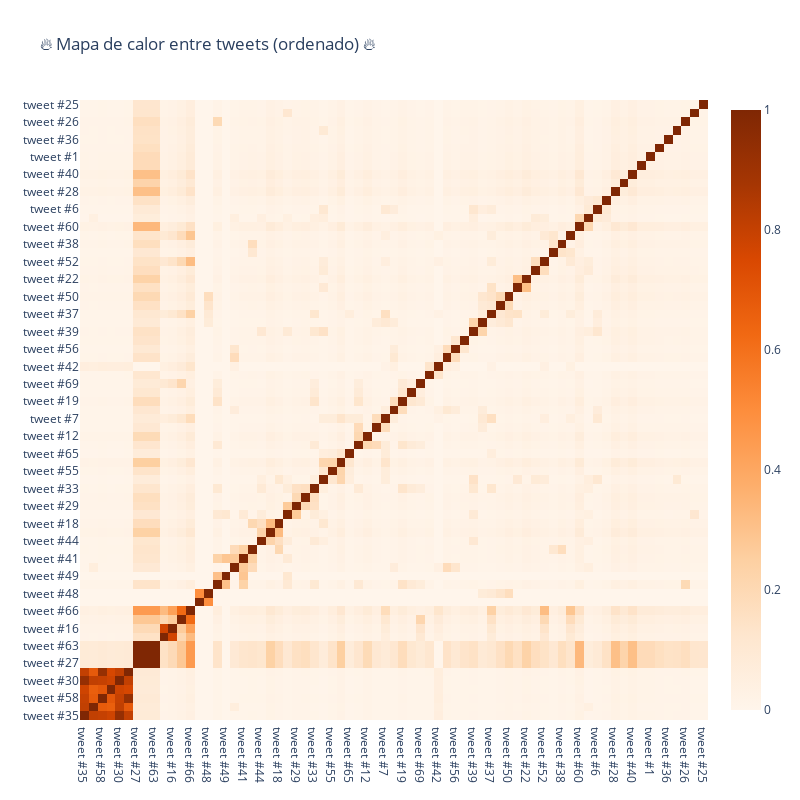

Notebook cell for this chart:
### Code cell
trace = go.Heatmap(z=temp2.values.tolist(),
                   x=temp2.index.values,
                   y=temp2.columns.values,
                   colorscale='Oranges')

layout = go.Layout(title='🔥 Mapa de calor entre tweets (ordenado) 🔥',
                  width=800, height=800)

fig = go.Figure(data=[trace],layout=layout)
iplot(fig)

### Figure 1 — Plotly figure (JSON) as saved in the notebook; plotly's stock layout.template omitted (floating-point values rounded to 4 significant figures; data arrays with more than 128 entries replaced by an {"elided": "..."} marker saying what was removed)
{"data": [{"colorscale": [[0, "rgb(255,245,235)"], [0.125, "rgb(254,230,206)"], [0.25, "rgb(253,208,162)"], [0.375, "rgb(253,174,107)"], [0.5, "rgb(253,141,60)"], [0.625, "rgb(241,105,19)"], [0.75, "rgb(217,72,1)"], [0.875, "rgb(166,54,3)"], [1, "rgb(127,39,4)"]], "type": "heatmap", "x": ["tweet #35", "tweet #24", "tweet #58", "tweet #4", "tweet #30", "tweet #68", "tweet #27", "tweet #32", "tweet #63", "tweet #15", "tweet #16", "tweet #5", "tweet #66", "tweet #67", "tweet #48", "tweet #31", "tweet #49", "tweet #8", "tweet #41", "tweet #47", "tweet #44", "tweet #57", "tweet #18", "tweet #62", "tweet #29", "tweet #61", "tweet #33", "tweet #3", "tweet #55", "tweet #53", "tweet #65", "tweet #70", "tweet #12", "tweet #2", "tweet #7", "tweet #20", "tweet #19", "tweet #10", "tweet #69", "tweet #9", "tweet #42", "tweet #13", "tweet #56", "tweet #23", "tweet #39", "tweet #34", "tweet #37", "tweet #14", "tweet #50", "tweet #43", "tweet #22", "tweet #54", "tweet #52", "tweet #59", "tweet #38", "tweet #46", "tweet #60", "tweet #51", "tweet #6", "tweet #11", "tweet #28", "tweet #21", "tweet #40", "tweet #45", "tweet #1", "tweet #17", "tweet #36", "tweet #64", "tweet #26", "tweet #0", "tweet #25"], "y": ["tweet #35", "tweet #24", "tweet #58", "tweet #4", "tweet #30", "tweet #68", "tweet #27", "tweet #32", "tweet #63", "tweet #15", "tweet #16", "tweet #5", "tweet #66", "tweet #67", "tweet #48", "tweet #31", "tweet #49", "tweet #8", "tweet #41", "tweet #47", "tweet #44", "tweet #57", "tweet #18", "tweet #62", "tweet #29", "tweet #61", "tweet #33", "tweet #3", "tweet #55", "tweet #53", "tweet #65", "tweet #70", "tweet #12", "tweet #2", "tweet #7", "tweet #20", "tweet #19", "tweet #10", "tweet #69", "tweet #9", "tweet #42", "tweet #13", "tweet #56", "tweet #23", "tweet #39", "tweet #34", "tweet #37", "tweet #14", "tweet #50", "tweet #43", "tweet #22", "tweet #54", "tweet #52", "tweet #59", "tweet #38", "tweet #46", "tweet #60", "tweet #51", "tweet #6", "tweet #11", "tweet #28", "tweet #21", "tweet #40", "tweet #45", "tweet #1", "tweet #17", "tweet #36", "tweet #64", "tweet #26", "tweet #0", "tweet #25"], "z": {"elided": "71x71 float values"}}], "layout": {"height": 800, "title": {"text": "🔥 Mapa de calor entre tweets (ordenado) 🔥"}, "width": 800}}
